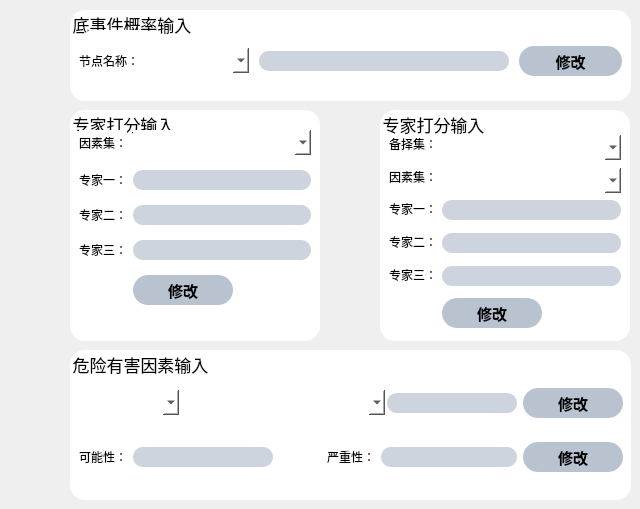
       <widget class="QWidget" name="page_4">
        <widget class="QGroupBox" name="risk_input">
         <property name="geometry">
          <rect>
           <x>70</x>
           <y>350</y>
           <width>561</width>
           <height>150</height>
          </rect>
         </property>
         <property name="minimumSize">
          <size>
           <width>0</width>
           <height>150</height>
          </size>
         </property>
         <property name="maximumSize">
          <size>
           <width>590</width>
           <height>150</height>
          </size>
         </property>
         <property name="font">
          <font>
           <family>黑体</family>
           <pointsize>13</pointsize>
          </font>
         </property>
         <property name="styleSheet">
          <string notr="true">QWidget
{
background-color: rgb(255, 255, 255);
border-radius:15px;	
}
QPushButton#changeButton_all
{
background-color: rgba(0, 37, 84,70);
}
QPushButton#changeButton_all:hover
{
background-color: rgba(0, 37, 84,170);
}
QPushButton#factorChangeButton
{
background-color: rgba(0, 37, 84,70);
}
QPushButton#factorChangeButton:hover
{
background-color: rgba(0, 37, 84,170);
}
QLineEdit
{	
	background-color: rgba(0, 37, 84,50);
	border-radius:10px;
}
QLineEdit:hover
{	
	background-color: rgba(0, 37, 84,70);
	border-radius:10px;
}
QLineEdit:focus
{	
	background-color: rgba(0, 37, 84,100);
	border-radius:10px;
}</string>
         </property>
         <property name="title">
          <string>危险有害因素输入</string>
         </property>
         <layout class="QGridLayout" name="gridLayout_3">
          <property name="topMargin">
           <number>20</number>
          </property>
          <item row="0" column="2">
           <widget class="QComboBox" name="Factors">
            <property name="sizePolicy">
             <sizepolicy hsizetype="Preferred" vsizetype="Preferred">
              <horstretch>0</horstretch>
              <verstretch>1</verstretch>
             </sizepolicy>
            </property>
            <property name="minimumSize">
             <size>
              <width>200</width>
              <height>25</height>
             </size>
            </property>
            <property name="maximumSize">
             <size>
              <width>200</width>
              <height>25</height>
             </size>
            </property>
            <property name="font">
             <font>
              <family>微软雅黑</family>
              <pointsize>12</pointsize>
             </font>
            </property>
           </widget>
          </item>
          <item row="1" column="5" colspan="2">
           <widget class="QLineEdit" name="serious_input">
            <property name="sizePolicy">
             <sizepolicy hsizetype="Fixed" vsizetype="Fixed">
              <horstretch>0</horstretch>
              <verstretch>0</verstretch>
             </sizepolicy>
            </property>
            <property name="minimumSize">
             <size>
              <width>0</width>
              <height>20</height>
             </size>
            </property>
            <property name="maximumSize">
             <size>
              <width>16777215</width>
              <height>20</height>
             </size>
            </property>
            <property name="font">
             <font>
              <family>微软雅黑</family>
              <pointsize>12</pointsize>
             </font>
            </property>
            <property name="alignment">
             <set>Qt::AlignCenter</set>
            </property>
           </widget>
          </item>
          <item row="0" column="0" colspan="2">
           <widget class="QComboBox" name="main_factors">
            <property name="sizePolicy">
             <sizepolicy hsizetype="Fixed" vsizetype="Fixed">
              <horstretch>0</horstretch>
              <verstretch>0</verstretch>
             </sizepolicy>
            </property>
            <property name="minimumSize">
             <size>
              <width>100</width>
              <height>25</height>
             </size>
            </property>
            <property name="maximumSize">
             <size>
              <width>80</width>
              <height>25</height>
             </size>
            </property>
            <property name="font">
             <font>
              <family>微软雅黑</family>
              <pointsize>12</pointsize>
             </font>
            </property>
           </widget>
          </item>
          <item row="1" column="1" colspan="3">
           <widget class="QLineEdit" name="properity_input">
            <property name="sizePolicy">
             <sizepolicy hsizetype="Fixed" vsizetype="Fixed">
              <horstretch>0</horstretch>
              <verstretch>0</verstretch>
             </sizepolicy>
            </property>
            <property name="minimumSize">
             <size>
              <width>0</width>
              <height>20</height>
             </size>
            </property>
            <property name="maximumSize">
             <size>
              <width>16777215</width>
              <height>20</height>
             </size>
            </property>
            <property name="font">
             <font>
              <family>微软雅黑</family>
              <pointsize>12</pointsize>
             </font>
            </property>
            <property name="alignment">
             <set>Qt::AlignCenter</set>
            </property>
           </widget>
          </item>
          <item row="1" column="7">
           <widget class="QPushButton" name="changeButton_all">
            <property name="sizePolicy">
             <sizepolicy hsizetype="Fixed" vsizetype="Fixed">
              <horstretch>0</horstretch>
              <verstretch>0</verstretch>
             </sizepolicy>
            </property>
            <property name="minimumSize">
             <size>
              <width>100</width>
              <height>30</height>
             </size>
            </property>
            <property name="maximumSize">
             <size>
              <width>100</width>
              <height>30</height>
             </size>
            </property>
            <property name="font">
             <font>
              <pointsize>11</pointsize>
              <weight>75</weight>
              <bold>true</bold>
             </font>
            </property>
            <property name="styleSheet">
             <string notr="true"/>
            </property>
            <property name="text">
             <string>修改</string>
            </property>
            <property name="icon">
             <iconset resource="images.qrc">
              <normaloff>:/Mainpart/images/documents.png</normaloff>:/Mainpart/images/documents.png</iconset>
            </property>
           </widget>
          </item>
          <item row="1" column="4">
           <widget class="QLabel" name="serity_title">
            <property name="styleSheet">
             <string notr="true">font: 10pt &quot;微软雅黑&quot; rgb(64, 65, 66);</string>
            </property>
            <property name="text">
             <string>严重性：</string>
            </property>
           </widget>
          </item>
          <item row="1" column="0">
           <widget class="QLabel" name="properity_title">
            <property name="styleSheet">
             <string notr="true">font: 10pt &quot;微软雅黑&quot; rgb(64, 65, 66);</string>
            </property>
            <property name="text">
             <string>可能性：</string>
            </property>
           </widget>
          </item>
          <item row="0" column="7">
           <widget class="QPushButton" name="factorChangeButton">
            <property name="sizePolicy">
             <sizepolicy hsizetype="Fixed" vsizetype="Fixed">
              <horstretch>0</horstretch>
              <verstretch>0</verstretch>
             </sizepolicy>
            </property>
            <property name="minimumSize">
             <size>
              <width>100</width>
              <height>30</height>
             </size>
            </property>
            <property name="maximumSize">
             <size>
              <width>100</width>
              <height>30</height>
             </size>
            </property>
            <property name="font">
             <font>
              <pointsize>11</pointsize>
              <weight>75</weight>
              <bold>true</bold>
             </font>
            </property>
            <property name="styleSheet">
             <string notr="true"/>
            </property>
            <property name="text">
             <string>修改</string>
            </property>
            <property name="icon">
             <iconset resource="images.qrc">
              <normaloff>:/Mainpart/images/documents.png</normaloff>:/Mainpart/images/documents.png</iconset>
            </property>
           </widget>
          </item>
          <item row="0" column="6">
           <widget class="QLineEdit" name="Factors_input">
            <property name="sizePolicy">
             <sizepolicy hsizetype="Preferred" vsizetype="Fixed">
              <horstretch>0</horstretch>
              <verstretch>0</verstretch>
             </sizepolicy>
            </property>
            <property name="minimumSize">
             <size>
              <width>0</width>
              <height>20</height>
             </size>
            </property>
            <property name="maximumSize">
             <size>
              <width>16777215</width>
              <height>20</height>
             </size>
            </property>
            <property name="font">
             <font>
              <family>微软雅黑</family>
              <pointsize>12</pointsize>
             </font>
            </property>
            <property name="alignment">
             <set>Qt::AlignCenter</set>
            </property>
           </widget>
          </item>
         </layout>
        </widget>
        <widget class="QGroupBox" name="rabilityGroupBox">
         <property name="geometry">
          <rect>
           <x>70</x>
           <y>10</y>
           <width>561</width>
           <height>91</height>
          </rect>
         </property>
         <property name="font">
          <font>
           <family>黑体</family>
           <pointsize>13</pointsize>
          </font>
         </property>
         <property name="styleSheet">
          <string notr="true">QWidget
{
background-color: rgb(255, 255, 255);
border-radius:15px;	
}
QPushButton#changeButton
{
background-color: rgba(0, 37,84,70);
}
QPushButton#changeButton:hover
{
background-color: rgba(0, 37, 84,170);
}
QLineEdit
{	
	background-color: rgba(0, 37, 84,50);
	border-radius:10px;
}
QLineEdit:hover
{	
	background-color: rgba(0, 37,84,70);
	border-radius:10px;
}
QLineEdit:focus
{	
	background-color: rgba(0, 37, 84,100);
	border-radius:10px;
}</string>
         </property>
         <property name="title">
          <string>底事件概率输入</string>
         </property>
         <layout class="QHBoxLayout" name="horizontalLayout">
          <property name="spacing">
           <number>10</number>
          </property>
          <property name="topMargin">
           <number>20</number>
          </property>
          <item>
           <widget class="QLabel" name="label_8">
            <property name="minimumSize">
             <size>
              <width>80</width>
              <height>0</height>
             </size>
            </property>
            <property name="maximumSize">
             <size>
              <width>80</width>
              <height>16777215</height>
             </size>
            </property>
            <property name="text">
             <string>节点名称：</string>
            </property>
           </widget>
          </item>
          <item>
           <widget class="QComboBox" name="NODES">
            <property name="minimumSize">
             <size>
              <width>80</width>
              <height>25</height>
             </size>
            </property>
            <property name="maximumSize">
             <size>
              <width>80</width>
              <height>25</height>
             </size>
            </property>
            <property name="font">
             <font>
              <family>微软雅黑</family>
              <pointsize>12</pointsize>
             </font>
            </property>
           </widget>
          </item>
          <item>
           <widget class="QLineEdit" name="NodePro">
            <property name="minimumSize">
             <size>
              <width>250</width>
              <height>20</height>
             </size>
            </property>
            <property name="maximumSize">
             <size>
              <width>25</width>
              <height>20</height>
             </size>
            </property>
            <property name="font">
             <font>
              <family>微软雅黑</family>
              <pointsize>12</pointsize>
             </font>
            </property>
            <property name="alignment">
             <set>Qt::AlignCenter</set>
            </property>
           </widget>
          </item>
          <item>
           <widget class="QPushButton" name="changeButton">
            <property name="minimumSize">
             <size>
              <width>100</width>
              <height>30</height>
             </size>
            </property>
            <property name="font">
             <font>
              <pointsize>11</pointsize>
              <weight>75</weight>
              <bold>true</bold>
             </font>
            </property>
            <property name="styleSheet">
             <string notr="true"/>
            </property>
            <property name="text">
             <string>修改</string>
            </property>
            <property name="icon">
             <iconset resource="images.qrc">
              <normaloff>:/Mainpart/images/documents.png</normaloff>:/Mainpart/images/documents.png</iconset>
            </property>
           </widget>
          </item>
         </layout>
        </widget>
        <widget class="QGroupBox" name="Expert_input_GroupBox_2">
         <property name="geometry">
          <rect>
           <x>70</x>
           <y>110</y>
           <width>250</width>
           <height>231</height>
          </rect>
         </property>
         <property name="minimumSize">
          <size>
           <width>250</width>
           <height>200</height>
          </size>
         </property>
         <property name="maximumSize">
          <size>
           <width>250</width>
           <height>16777215</height>
          </size>
         </property>
         <property name="font">
          <font>
           <family>黑体</family>
           <pointsize>13</pointsize>
          </font>
         </property>
         <property name="styleSheet">
          <string notr="true">QWidget
{
background-color: rgb(255, 255, 255);
border-radius:15px;	
}
QPushButton#changeButtonE_2
{
background-color: rgba(0, 37, 84,70);
}
QPushButton#changeButtonE_2:hover
{
background-color: rgba(0, 37, 84,170);
}
QLineEdit
{	
	background-color: rgba(0, 37,84,50);
	border-radius:10px;
}
QLineEdit:hover
{	
	background-color: rgba(0, 37,84,70);
	border-radius:10px;
}
QLineEdit:focus
{	
	background-color: rgba(0, 37, 84,100);
	border-radius:10px;
}</string>
         </property>
         <property name="title">
          <string>专家打分输入</string>
         </property>
         <layout class="QFormLayout" name="formLayout_3">
          <property name="verticalSpacing">
           <number>15</number>
          </property>
          <property name="topMargin">
           <number>20</number>
          </property>
          <item row="0" column="0">
           <widget class="QLabel" name="beizeji_title_2">
            <property name="styleSheet">
             <string notr="true">font: 10pt &quot;微软雅黑&quot; rgb(64, 65, 66);</string>
            </property>
            <property name="text">
             <string>因素集：</string>
            </property>
           </widget>
          </item>
          <item row="0" column="1">
           <widget class="QComboBox" name="yinsuji_2">
            <property name="minimumSize">
             <size>
              <width>0</width>
              <height>25</height>
             </size>
            </property>
            <property name="maximumSize">
             <size>
              <width>16777215</width>
              <height>25</height>
             </size>
            </property>
            <property name="font">
             <font>
              <family>微软雅黑</family>
              <pointsize>12</pointsize>
             </font>
            </property>
           </widget>
          </item>
          <item row="1" column="0">
           <widget class="QLabel" name="expert_2">
            <property name="styleSheet">
             <string notr="true">font: 10pt &quot;微软雅黑&quot; rgb(64, 65, 66);</string>
            </property>
            <property name="text">
             <string>专家一：</string>
            </property>
           </widget>
          </item>
          <item row="1" column="1">
           <widget class="QLineEdit" name="expert_01_input_2">
            <property name="minimumSize">
             <size>
              <width>0</width>
              <height>20</height>
             </size>
            </property>
            <property name="maximumSize">
             <size>
              <width>16777215</width>
              <height>20</height>
             </size>
            </property>
            <property name="font">
             <font>
              <family>微软雅黑</family>
              <pointsize>12</pointsize>
             </font>
            </property>
            <property name="alignment">
             <set>Qt::AlignCenter</set>
            </property>
           </widget>
          </item>
          <item row="2" column="0">
           <widget class="QLabel" name="expert_3">
            <property name="styleSheet">
             <string notr="true">font: 10pt &quot;微软雅黑&quot; rgb(64, 65, 66);</string>
            </property>
            <property name="text">
             <string>专家二：</string>
            </property>
           </widget>
          </item>
          <item row="2" column="1">
           <widget class="QLineEdit" name="expert_02_input_2">
            <property name="minimumSize">
             <size>
              <width>0</width>
              <height>20</height>
             </size>
            </property>
            <property name="maximumSize">
             <size>
              <width>16777215</width>
              <height>20</height>
             </size>
            </property>
            <property name="font">
             <font>
              <family>微软雅黑</family>
              <pointsize>12</pointsize>
             </font>
            </property>
            <property name="alignment">
             <set>Qt::AlignCenter</set>
            </property>
           </widget>
          </item>
          <item row="3" column="0">
           <widget class="QLabel" name="expert_4">
            <property name="styleSheet">
             <string notr="true">font: 10pt &quot;微软雅黑&quot; rgb(64, 65, 66);</string>
            </property>
            <property name="text">
             <string>专家三：</string>
            </property>
           </widget>
          </item>
          <item row="3" column="1">
           <widget class="QLineEdit" name="expert_03_input_2">
            <property name="minimumSize">
             <size>
              <width>0</width>
              <height>20</height>
             </size>
            </property>
            <property name="maximumSize">
             <size>
              <width>16777215</width>
              <height>20</height>
             </size>
            </property>
            <property name="font">
             <font>
              <family>微软雅黑</family>
              <pointsize>12</pointsize>
             </font>
            </property>
            <property name="alignment">
             <set>Qt::AlignCenter</set>
            </property>
           </widget>
          </item>
          <item row="4" column="1">
           <widget class="QPushButton" name="changeButtonE_2">
            <property name="minimumSize">
             <size>
              <width>100</width>
              <height>30</height>
             </size>
            </property>
            <property name="maximumSize">
             <size>
              <width>100</width>
              <height>30</height>
             </size>
            </property>
            <property name="font">
             <font>
              <pointsize>11</pointsize>
              <weight>75</weight>
              <bold>true</bold>
             </font>
            </property>
            <property name="styleSheet">
             <string notr="true"/>
            </property>
            <property name="text">
             <string>修改</string>
            </property>
            <property name="icon">
             <iconset resource="images.qrc">
              <normaloff>:/Mainpart/images/documents.png</normaloff>:/Mainpart/images/documents.png</iconset>
            </property>
           </widget>
          </item>
         </layout>
        </widget>
        <widget class="QGroupBox" name="Expert_input_GroupBox">
         <property name="geometry">
          <rect>
           <x>380</x>
           <y>110</y>
           <width>250</width>
           <height>231</height>
          </rect>
         </property>
         <property name="minimumSize">
          <size>
           <width>250</width>
           <height>200</height>
          </size>
         </property>
         <property name="maximumSize">
          <size>
           <width>250</width>
           <height>16777215</height>
          </size>
         </property>
         <property name="font">
          <font>
           <family>黑体</family>
           <pointsize>13</pointsize>
          </font>
         </property>
         <property name="styleSheet">
          <string notr="true">QWidget
{
background-color: rgb(255, 255, 255);
border-radius:15px;	
}
QPushButton#changeButtonE
{
background-color: rgba(0, 37, 84,70);
}
QPushButton#changeButtonE:hover
{
background-color: rgba(0, 37, 84,170);
}
QLineEdit
{	
	background-color: rgba(0, 37, 84,50);
	border-radius:10px;
}
QLineEdit:hover
{	
	background-color: rgba(0, 37, 84,70);
	border-radius:10px;
}
QLineEdit:focus
{	
	background-color: rgba(0, 37, 84,100);
	border-radius:10px;
}</string>
         </property>
         <property name="title">
          <string>专家打分输入</string>
         </property>
         <layout class="QFormLayout" name="formLayout">
          <property name="horizontalSpacing">
           <number>5</number>
          </property>
          <property name="verticalSpacing">
           <number>15</number>
          </property>
          <property name="topMargin">
           <number>25</number>
          </property>
          <property name="bottomMargin">
           <number>25</number>
          </property>
          <item row="0" column="0">
           <widget class="QLabel" name="yinsuji_title">
            <property name="styleSheet">
             <string notr="true">font: 10pt &quot;微软雅黑&quot; rgb(64, 65, 66);</string>
            </property>
            <property name="text">
             <string>备择集：</string>
            </property>
           </widget>
          </item>
          <item row="1" column="0">
           <widget class="QLabel" name="beizeji_title">
            <property name="styleSheet">
             <string notr="true">font: 10pt &quot;微软雅黑&quot; rgb(64, 65, 66);</string>
            </property>
            <property name="text">
             <string>因素集：</string>
            </property>
           </widget>
          </item>
          <item row="1" column="1">
           <widget class="QComboBox" name="beizeji">
            <property name="minimumSize">
             <size>
              <width>0</width>
              <height>25</height>
             </size>
            </property>
            <property name="maximumSize">
             <size>
              <width>16777215</width>
              <height>25</height>
             </size>
            </property>
            <property name="font">
             <font>
              <family>微软雅黑</family>
              <pointsize>12</pointsize>
             </font>
            </property>
           </widget>
          </item>
          <item row="2" column="0">
           <widget class="QLabel" name="expert_01">
            <property name="styleSheet">
             <string notr="true">font: 10pt &quot;微软雅黑&quot; rgb(64, 65, 66);</string>
            </property>
            <property name="text">
             <string>专家一：</string>
            </property>
           </widget>
          </item>
          <item row="2" column="1">
           <widget class="QLineEdit" name="expert_01_input">
            <property name="minimumSize">
             <size>
              <width>0</width>
              <height>20</height>
             </size>
            </property>
            <property name="maximumSize">
             <size>
              <width>16777215</width>
              <height>20</height>
             </size>
            </property>
            <property name="font">
             <font>
              <family>微软雅黑</family>
              <pointsize>12</pointsize>
             </font>
            </property>
            <property name="alignment">
             <set>Qt::AlignCenter</set>
            </property>
           </widget>
          </item>
          <item row="3" column="0">
           <widget class="QLabel" name="expert_02">
            <property name="styleSheet">
             <string notr="true">font: 10pt &quot;微软雅黑&quot; rgb(64, 65, 66);</string>
            </property>
            <property name="text">
             <string>专家二：</string>
            </property>
           </widget>
          </item>
          <item row="3" column="1">
           <widget class="QLineEdit" name="expert_02_input">
            <property name="minimumSize">
             <size>
              <width>0</width>
              <height>20</height>
             </size>
            </property>
            <property name="maximumSize">
             <size>
              <width>16777215</width>
              <height>20</height>
             </size>
            </property>
            <property name="font">
             <font>
              <family>微软雅黑</family>
              <pointsize>12</pointsize>
             </font>
            </property>
            <property name="alignment">
             <set>Qt::AlignCenter</set>
            </property>
           </widget>
          </item>
          <item row="4" column="0">
           <widget class="QLabel" name="expert_03">
            <property name="styleSheet">
             <string notr="true">font: 10pt &quot;微软雅黑&quot; rgb(64, 65, 66);</string>
            </property>
            <property name="text">
             <string>专家三：</string>
            </property>
           </widget>
          </item>
          <item row="4" column="1">
           <widget class="QLineEdit" name="expert_03_input">
            <property name="minimumSize">
             <size>
              <width>0</width>
              <height>20</height>
             </size>
            </property>
            <property name="maximumSize">
             <size>
              <width>16777215</width>
              <height>20</height>
             </size>
            </property>
            <property name="font">
             <font>
              <family>微软雅黑</family>
              <pointsize>12</pointsize>
             </font>
            </property>
            <property name="alignment">
             <set>Qt::AlignCenter</set>
            </property>
           </widget>
          </item>
          <item row="5" column="1">
           <widget class="QPushButton" name="changeButtonE">
            <property name="minimumSize">
             <size>
              <width>100</width>
              <height>30</height>
             </size>
            </property>
            <property name="maximumSize">
             <size>
              <width>100</width>
              <height>30</height>
             </size>
            </property>
            <property name="font">
             <font>
              <pointsize>11</pointsize>
              <weight>75</weight>
              <bold>true</bold>
             </font>
            </property>
            <property name="styleSheet">
             <string notr="true"/>
            </property>
            <property name="text">
             <string>修改</string>
            </property>
            <property name="icon">
             <iconset resource="images.qrc">
              <normaloff>:/Mainpart/images/documents.png</normaloff>:/Mainpart/images/documents.png</iconset>
            </property>
           </widget>
          </item>
          <item row="0" column="1">
           <widget class="QComboBox" name="yinsuji">
            <property name="minimumSize">
             <size>
              <width>0</width>
              <height>25</height>
             </size>
            </property>
            <property name="maximumSize">
             <size>
              <width>16777215</width>
              <height>25</height>
             </size>
            </property>
            <property name="font">
             <font>
              <family>微软雅黑</family>
              <pointsize>12</pointsize>
             </font>
            </property>
           </widget>
          </item>
         </layout>
        </widget>
        <zorder>risk_input</zorder>
        <zorder>Expert_input_GroupBox_2</zorder>
        <zorder>Expert_input_GroupBox</zorder>
        <zorder>rabilityGroupBox</zorder>
       </widget>
